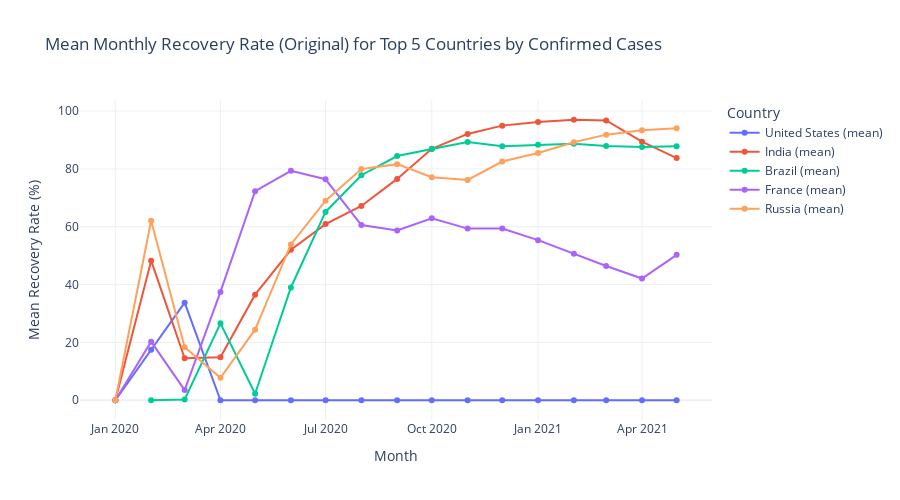

Source (notebook cell):
### Code cell
# Show how mean recovery rates change over time for the top 5 countries by total confirmed cases (using Plotly)
import plotly.graph_objects as go

main_df['YearMonth'] = main_df['ObservationDate'].dt.to_period('M')

# Calculate recovery rate using original columns (not _diff)
main_df['Recovery_Rate_orig'] = np.where(
    (main_df['Confirmed'] > 0) & (main_df['Recovered'].notna()),
    (main_df['Recovered'] / main_df['Confirmed']) * 100,
    np.nan
)

# Get top 5 countries by total confirmed cases (using _diff for fairness)
top5_countries = (
    main_df.groupby('Country/Region')['Confirmed_diff']
    .sum()
    .sort_values(ascending=False)
    .head(5)
    .index
    .tolist()
)

# Always include United States, even if not in top 5
if 'United States' not in top5_countries and 'United States' in main_df['Country/Region'].unique():
    top5_countries.append('United States')

# Remove duplicates (if US is already in top5)
top5_countries = list(dict.fromkeys(top5_countries))

# Filter data for these countries
top5_df = main_df[main_df['Country/Region'].isin(top5_countries)]

# Group by country and month, then calculate mean recovery rate (using original columns)
monthly_recovery = (
    top5_df.groupby(['Country/Region', 'YearMonth'])['Recovery_Rate_orig']
    .mean()
    .reset_index()
)

# Plot mean recovery rate using Plotly
fig = go.Figure()
for country in top5_countries:
    country_data = monthly_recovery[monthly_recovery['Country/Region'] == country]
    fig.add_trace(go.Scatter(
        x=country_data['YearMonth'].astype(str),
        y=country_data['Recovery_Rate_orig'],
        mode='lines+markers',
        name=f"{country} (mean)"
    ))

fig.update_layout(
    title='Mean Monthly Recovery Rate (Original) for Top 5 Countries by Confirmed Cases',
    xaxis_title='Month',
    yaxis_title='Mean Recovery Rate (%)',
    legend_title='Country',
    template='plotly_white',
    height=500,
    width=900
)
fig.show()

### Figure 1 — Plotly figure (JSON) as saved in the notebook; plotly's stock layout.template omitted (floating-point values rounded to 4 significant figures)
{"data": [{"mode": "lines+markers", "name": "United States (mean)", "type": "scatter", "x": ["2020-01", "2020-02", "2020-03", "2020-04", "2020-05", "2020-06", "2020-07", "2020-08", "2020-09", "2020-10", "2020-11", "2020-12", "2021-01", "2021-02", "2021-03", "2021-04", "2021-05"], "y": [0.0, 17.48, 33.73, 0.0, 0.0, 4.525e-06, 0.0, 0.0, 0.0, 0.0, 0.0, 0.0, 0.0, 0.0, 0.0, 0.0, 0.0]}, {"mode": "lines+markers", "name": "India (mean)", "type": "scatter", "x": ["2020-01", "2020-02", "2020-03", "2020-04", "2020-05", "2020-06", "2020-07", "2020-08", "2020-09", "2020-10", "2020-11", "2020-12", "2021-01", "2021-02", "2021-03", "2021-04", "2021-05"], "y": [0.0, 48.28, 14.5, 14.86, 36.51, 52.03, 60.91, 67.19, 76.54, 86.93, 92.09, 94.96, 96.23, 96.99, 96.77, 89.42, 83.74]}, {"mode": "lines+markers", "name": "Brazil (mean)", "type": "scatter", "x": ["2020-01", "2020-02", "2020-03", "2020-04", "2020-05", "2020-06", "2020-07", "2020-08", "2020-09", "2020-10", "2020-11", "2020-12", "2021-01", "2021-02", "2021-03", "2021-04", "2021-05"], "y": [NaN, 0.0, 0.2692, 26.6, 2.24, 39.0, 65.11, 77.81, 84.44, 86.87, 89.29, 87.87, 88.34, 88.72, 87.88, 87.54, 87.87]}, {"mode": "lines+markers", "name": "France (mean)", "type": "scatter", "x": ["2020-01", "2020-02", "2020-03", "2020-04", "2020-05", "2020-06", "2020-07", "2020-08", "2020-09", "2020-10", "2020-11", "2020-12", "2021-01", "2021-02", "2021-03", "2021-04", "2021-05"], "y": [0.0, 20.27, 3.506, 37.46, 72.3, 79.35, 76.41, 60.57, 58.7, 62.89, 59.35, 59.39, 55.36, 50.66, 46.42, 42.09, 50.27]}, {"mode": "lines+markers", "name": "Russia (mean)", "type": "scatter", "x": ["2020-01", "2020-02", "2020-03", "2020-04", "2020-05", "2020-06", "2020-07", "2020-08", "2020-09", "2020-10", "2020-11", "2020-12", "2021-01", "2021-02", "2021-03", "2021-04", "2021-05"], "y": [0.0, 62.07, 18.36, 7.77, 24.41, 53.86, 69.0, 79.93, 81.64, 77.09, 76.19, 82.55, 85.5, 89.18, 91.84, 93.34, 94.03]}], "layout": {"height": 500, "legend": {"title": {"text": "Country"}}, "title": {"text": "Mean Monthly Recovery Rate (Original) for Top 5 Countries by Confirmed Cases"}, "width": 900, "xaxis": {"title": {"text": "Month"}}, "yaxis": {"title": {"text": "Mean Recovery Rate (%)"}}}}
